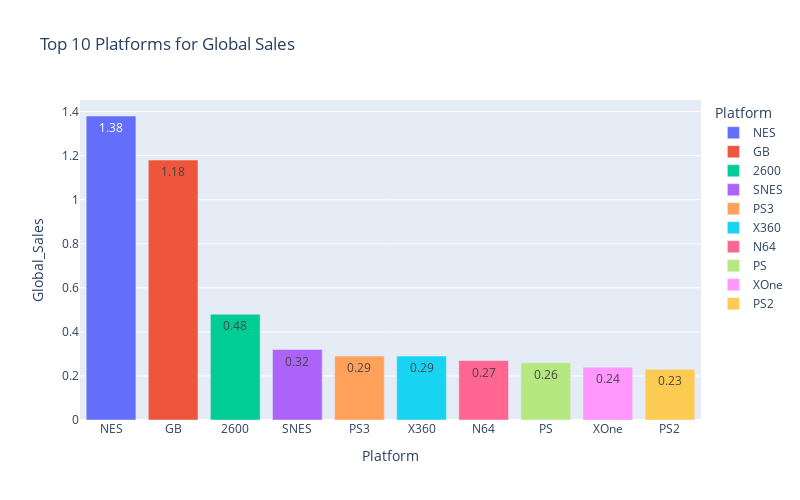

The cell this chart's notebook holds for it:
### Code cell
bar_data_platform = game_data.groupby(
    by='Platform',
    as_index=False
)[['Global_Sales']].median().round(2).nlargest(10, columns=['Global_Sales'])

fig = px.bar(
    data_frame=bar_data_platform, 
    x="Platform",
    y="Global_Sales",
    color='Platform', #расцветка в зависимости от жанра
    text = 'Global_Sales', #текст на столбцах
    orientation='v',
    height=500,
    width=800,
    title='Top 10 Platforms for Global Sales'
)

fig.show()

### Figure 1 — Plotly figure (JSON) as saved in the notebook; plotly's stock layout.template omitted (floating-point values rounded to 4 significant figures)
{"data": [{"alignmentgroup": "True", "hovertemplate": "Platform=%{x}<br>Global_Sales=%{text}<extra></extra>", "legendgroup": "NES", "marker": {"color": "#636efa", "pattern": {"shape": ""}}, "name": "NES", "offsetgroup": "NES", "orientation": "v", "showlegend": true, "text": [1.38], "textposition": "auto", "type": "bar", "x": ["NES"], "xaxis": "x", "y": [1.38], "yaxis": "y"}, {"alignmentgroup": "True", "hovertemplate": "Platform=%{x}<br>Global_Sales=%{text}<extra></extra>", "legendgroup": "GB", "marker": {"color": "#EF553B", "pattern": {"shape": ""}}, "name": "GB", "offsetgroup": "GB", "orientation": "v", "showlegend": true, "text": [1.18], "textposition": "auto", "type": "bar", "x": ["GB"], "xaxis": "x", "y": [1.18], "yaxis": "y"}, {"alignmentgroup": "True", "hovertemplate": "Platform=%{x}<br>Global_Sales=%{text}<extra></extra>", "legendgroup": "2600", "marker": {"color": "#00cc96", "pattern": {"shape": ""}}, "name": "2600", "offsetgroup": "2600", "orientation": "v", "showlegend": true, "text": [0.48], "textposition": "auto", "type": "bar", "x": ["2600"], "xaxis": "x", "y": [0.48], "yaxis": "y"}, {"alignmentgroup": "True", "hovertemplate": "Platform=%{x}<br>Global_Sales=%{text}<extra></extra>", "legendgroup": "SNES", "marker": {"color": "#ab63fa", "pattern": {"shape": ""}}, "name": "SNES", "offsetgroup": "SNES", "orientation": "v", "showlegend": true, "text": [0.32], "textposition": "auto", "type": "bar", "x": ["SNES"], "xaxis": "x", "y": [0.32], "yaxis": "y"}, {"alignmentgroup": "True", "hovertemplate": "Platform=%{x}<br>Global_Sales=%{text}<extra></extra>", "legendgroup": "PS3", "marker": {"color": "#FFA15A", "pattern": {"shape": ""}}, "name": "PS3", "offsetgroup": "PS3", "orientation": "v", "showlegend": true, "text": [0.29], "textposition": "auto", "type": "bar", "x": ["PS3"], "xaxis": "x", "y": [0.29], "yaxis": "y"}, {"alignmentgroup": "True", "hovertemplate": "Platform=%{x}<br>Global_Sales=%{text}<extra></extra>", "legendgroup": "X360", "marker": {"color": "#19d3f3", "pattern": {"shape": ""}}, "name": "X360", "offsetgroup": "X360", "orientation": "v", "showlegend": true, "text": [0.29], "textposition": "auto", "type": "bar", "x": ["X360"], "xaxis": "x", "y": [0.29], "yaxis": "y"}, {"alignmentgroup": "True", "hovertemplate": "Platform=%{x}<br>Global_Sales=%{text}<extra></extra>", "legendgroup": "N64", "marker": {"color": "#FF6692", "pattern": {"shape": ""}}, "name": "N64", "offsetgroup": "N64", "orientation": "v", "showlegend": true, "text": [0.27], "textposition": "auto", "type": "bar", "x": ["N64"], "xaxis": "x", "y": [0.27], "yaxis": "y"}, {"alignmentgroup": "True", "hovertemplate": "Platform=%{x}<br>Global_Sales=%{text}<extra></extra>", "legendgroup": "PS", "marker": {"color": "#B6E880", "pattern": {"shape": ""}}, "name": "PS", "offsetgroup": "PS", "orientation": "v", "showlegend": true, "text": [0.26], "textposition": "auto", "type": "bar", "x": ["PS"], "xaxis": "x", "y": [0.26], "yaxis": "y"}, {"alignmentgroup": "True", "hovertemplate": "Platform=%{x}<br>Global_Sales=%{text}<extra></extra>", "legendgroup": "XOne", "marker": {"color": "#FF97FF", "pattern": {"shape": ""}}, "name": "XOne", "offsetgroup": "XOne", "orientation": "v", "showlegend": true, "text": [0.24], "textposition": "auto", "type": "bar", "x": ["XOne"], "xaxis": "x", "y": [0.24], "yaxis": "y"}, {"alignmentgroup": "True", "hovertemplate": "Platform=%{x}<br>Global_Sales=%{text}<extra></extra>", "legendgroup": "PS2", "marker": {"color": "#FECB52", "pattern": {"shape": ""}}, "name": "PS2", "offsetgroup": "PS2", "orientation": "v", "showlegend": true, "text": [0.23], "textposition": "auto", "type": "bar", "x": ["PS2"], "xaxis": "x", "y": [0.23], "yaxis": "y"}], "layout": {"barmode": "relative", "height": 500, "legend": {"title": {"text": "Platform"}, "tracegroupgap": 0}, "title": {"text": "Top 10 Platforms for Global Sales"}, "width": 800, "xaxis": {"anchor": "y", "categoryarray": ["NES", "GB", "2600", "SNES", "PS3", "X360", "N64", "PS", "XOne", "PS2"], "categoryorder": "array", "domain": [0, 1], "title": {"text": "Platform"}}, "yaxis": {"anchor": "x", "domain": [0, 1], "title": {"text": "Global_Sales"}}}}
